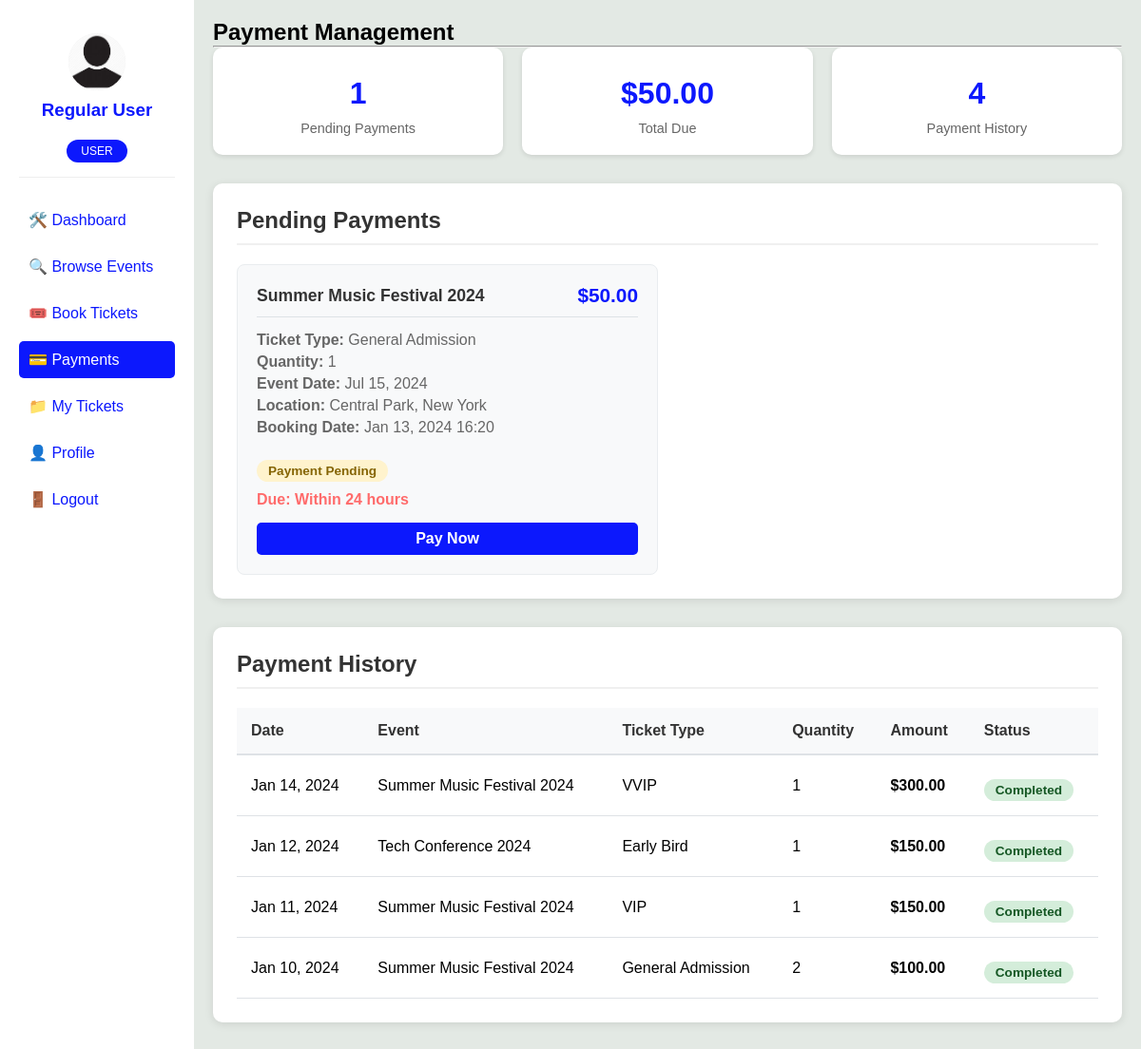
/user/ticket.php (signed in), run on the app's committed database.
### tables this page shows
CREATE TABLE IF NOT EXISTS `ticket_sales` (
  `sale_id` int(11) NOT NULL AUTO_INCREMENT,
  `ticket_id` int(11) NOT NULL,
  `user_id` int(11) DEFAULT NULL,
  `quantity` int(11) NOT NULL,
  `total_amount` decimal(10,2) NOT NULL,
  `sale_date` timestamp DEFAULT CURRENT_TIMESTAMP,
  `payment_status` enum('pending','completed','failed') DEFAULT 'pending',
  PRIMARY KEY (`sale_id`),
  KEY `ticket_id` (`ticket_id`),
  KEY `user_id` (`user_id`),
  KEY `sale_date` (`sale_date`),
  KEY `payment_status` (`payment_status`)
);

CREATE TABLE IF NOT EXISTS `events` (
  `id` int(11) NOT NULL AUTO_INCREMENT,
  `organizer_id` int(11) NOT NULL,
  `event_name` varchar(200) NOT NULL,
  `event_date` date NOT NULL,
  `event_time` time NOT NULL,
  `event_location` varchar(255) NOT NULL,
  `event_category` varchar(50) DEFAULT NULL,
  `ticket_price` decimal(10,2) NOT NULL,
  `total_tickets` int(11) NOT NULL,
  `event_description` text DEFAULT NULL,
  `created_at` timestamp DEFAULT CURRENT_TIMESTAMP,
  PRIMARY KEY (`id`),
  KEY `organizer_id` (`organizer_id`),
  KEY `event_date` (`event_date`)
);

CREATE TABLE IF NOT EXISTS `tickets` (
  `ticket_id` int(11) NOT NULL AUTO_INCREMENT,
  `event_id` int(11) NOT NULL,
  `ticket_type` varchar(50) NOT NULL,
  `price` decimal(10,2) NOT NULL,
  `total_quantity` int(11) NOT NULL,
  `available_quantity` int(11) NOT NULL,
  `sold_quantity` int(11) DEFAULT 0,
  `seat_layout` text DEFAULT NULL,
  `description` text DEFAULT NULL,
  `created_at` timestamp DEFAULT CURRENT_TIMESTAMP,
  PRIMARY KEY (`ticket_id`),
  KEY `event_id` (`event_id`),
  KEY `ticket_type` (`ticket_type`)
);

### config.php (called while the page is built, shortened)
<?php
try {
    $conn = new mysqli(DB_HOST, DB_USER, DB_PASS, DB_NAME);
} catch(Exception $e) {
    die("Connection failed: " . $e->getMessage());
}
function executeQuery($sql, $params = [], $types = "") {
    global $conn;
    $stmt = $conn->prepare($sql);
    if (!empty($params)) {
        $stmt->bind_param($types, ...$params);
    }
    $stmt->execute();
    return $stmt;
}
function fetchAll($sql, $params = [], $types = "") {
    $stmt = executeQuery($sql, $params, $types);
    $result = $stmt->get_result();
    $rows = [];
    while ($row = $result->fetch_assoc()) {
        $rows[] = $row;
    }
    return $rows;
}
?>

### user/ticket.php (the view, shortened to what this page needs)
<?php
require_once '../config.php';
$user_id = $_SESSION['user_id'];
$pending_payments = fetchAll("
    SELECT
        ts.sale_id,
        ts.quantity,
        ts.total_amount,
        ts.sale_date,
        t.ticket_type,
        e.event_name,
        e.event_date,
        e.event_time,
        e.event_location
    FROM ticket_sales ts
    JOIN tickets t ON ts.ticket_id = t.ticket_id
    JOIN events e ON t.event_id = e.id
    WHERE ts.user_id = ? AND ts.payment_status = 'pending'
    ORDER BY ts.sale_date DESC
", [$user_id], "i");
$payment_history = fetchAll("
    SELECT
        ts.sale_id,
        ts.quantity,
        ts.total_amount,
        ts.sale_date,
        ts.payment_status,
        t.ticket_type,
        e.event_name,
        e.event_date
    FROM ticket_sales ts
    JOIN tickets t ON ts.ticket_id = t.ticket_id
    JOIN events e ON t.event_id = e.id
    WHERE ts.user_id = ? AND ts.payment_status IN ('completed', 'failed')
    ORDER BY ts.sale_date DESC
    LIMIT 20
", [$user_id], "i");
?>
<!DOCTYPE html>
<html lang="en">
<head>
</head>
<body>
    <main>
        <aside>
            <div class="profile">
                <div class="img">
                    <img src="../img/pro.jpg" alt="<?php echo htmlspecialchars($_SESSION['full_name'] ?? 'User'); ?>">
                </div>
                <h3><?php echo htmlspecialchars($_SESSION['full_name'] ?? $_SESSION['username']); ?></h3>
                <div class="ro">USER</div>
            </div>
            <div class="roles">
                <a href="user_dash.php">🛠️ Dashboard</a>
                <a href="browse.php">🔍 Browse Events</a>
                <a href="book.php">🎟️ Book Tickets</a>
                <a href="ticket.php" class="act">💳 Payments</a>
                <a href="payment.php">📁 My Tickets</a>
                <a href="profile.php">👤 Profile</a>
                <a href="../logout.php">🚪 Logout</a>
            </div>
        </aside>
        <section>
            <div class="payments-container">
                <h1>Payment Management</h1>
                <hr>
                <div class="payment-summary">
                    <div class="summary-card">
                        <div class="summary-value"><?php echo count($pending_payments); ?></div>
                        <div class="summary-label">Pending Payments</div>
                    </div>
                    <div class="summary-card">
                        <?php
                        $total_pending = array_sum(array_column($pending_payments, 'total_amount'));
                        ?>
                        <div class="summary-value">$<?php echo number_format($total_pending, 2); ?></div>
                        <div class="summary-label">Total Due</div>
                    </div>
                    <div class="summary-card">
                        <div class="summary-value"><?php echo count($payment_history); ?></div>
                        <div class="summary-label">Payment History</div>
                    </div>
                </div>
                <div class="payment-section">
                    <h2 class="section-title">Pending Payments</h2>
                    <?php if (!empty($pending_payments)): ?>
                        <div class="payment-cards">
                            <?php foreach ($pending_payments as $payment): ?>
                                <div class="payment-card">
                                    <div class="payment-header">
                                        <div class="payment-title"><?php echo htmlspecialchars($payment['event_name']); ?></div>
                                        <div class="payment-amount">$<?php echo number_format($payment['total_amount'], 2); ?></div>
                                    </div>
                                    <div class="payment-details">
                                        <p><strong>Ticket Type:</strong> <?php echo htmlspecialchars($payment['ticket_type']); ?></p>
                                        <p><strong>Quantity:</strong> <?php echo $payment['quantity']; ?></p>
                                        <p><strong>Event Date:</strong> <?php echo date('M d, Y', strtotime($payment['event_date'])); ?></p>
                                        <p><strong>Location:</strong> <?php echo htmlspecialchars($payment['event_location']); ?></p>
                                        <p><strong>Booking Date:</strong> <?php echo date('M d, Y H:i', strtotime($payment['sale_date'])); ?></p>
                                    </div>
                                    <span class="status-badge status-pending">Payment Pending</span>
                                    <div class="due-date">Due: Within 24 hours</div>
                                    <a href="ticket.php?pay=<?php echo $payment['sale_id']; ?>" class="btn btn-primary" style="margin-top: 15px; display: block; text-align: center;">
                                        Pay Now
                                    </a>
                                </div>
                            <?php endforeach; ?>
                        </div>
                    <?php endif; ?>
                </div>
                <div class="payment-section">
                    <h2 class="section-title">Payment History</h2>
                    <?php if (!empty($payment_history)): ?>
                        <table class="table">
                            <thead>
                                <tr>
                                    <th>Date</th>
                                    <th>Event</th>
                                    <th>Ticket Type</th>
                                    <th>Quantity</th>
                                    <th>Amount</th>
                                    <th>Status</th>
                                </tr>
                            </thead>
                            <tbody>
                                <?php foreach ($payment_history as $payment): ?>
                                    <tr>
                                        <td><?php echo date('M d, Y', strtotime($payment['sale_date'])); ?></td>
                                        <td><?php echo htmlspecialchars($payment['event_name']); ?></td>
                                        <td><?php echo htmlspecialchars($payment['ticket_type']); ?></td>
                                        <td><?php echo $payment['quantity']; ?></td>
                                        <td><strong>$<?php echo number_format($payment['total_amount'], 2); ?></strong></td>
                                        <td>
                                            <span class="status-badge status-<?php echo $payment['payment_status']; ?>">
                                                <?php echo ucfirst($payment['payment_status']); ?>
                                            </span>
                                        </td>
                                    </tr>
                                <?php endforeach; ?>
                            </tbody>
                        </table>
                    <?php endif; ?>
                </div>
            </div>
        </section>
    </main>
</body>
</html>

### user/ticket.php (style rules this page uses)
* { margin: 0; padding: 0; box-sizing: border-box; }
body { height: 100vh; width: 100vw; background: #e3e9e4; font-family: Arial, sans-serif; }
main { display: flex; }
aside { width: 17%; padding: 20px; background: #fff; min-height: 100vh; position: fixed; height: 100%; }
section { width: 83%; margin-left: 17%; padding: 20px; }
.roles { display: flex; flex-direction: column; }
.roles a { text-decoration: none; color: #0c18fd; padding: 10px; margin: 5px 0; border-radius: 5px; transition: all 0.3s; }
.profile { text-align: center; margin-bottom: 20px; padding: 15px; border-bottom: 1px solid #eee; }
.profile h3 { color: #0c18fd; margin: 10px 0; }
.img { width: 60px; height: 60px; border-radius: 50%; margin: 0 auto 10px; overflow: hidden; background: #f0f0f0; display: flex; align-items: center; justify-content: center; }
.img img { width: 100%; height: 100%; object-fit: cover; }
.ro { background: #0c18fd; color: #fff; padding: 5px 15px; border-radius: 20px; display: inline-block; font-size: 12px; margin-top: 10px; }
.act { background: #0c18fd !important; color: #fff !important; }
.payments-container { max-width: 1000px; margin: 0 auto; }
.payment-section { background: white; border-radius: 10px; padding: 25px; margin-bottom: 30px; box-shadow: 0 2px 10px rgba(0,0,0,0.1); }
.section-title { font-size: 1.5em; margin-bottom: 20px; color: #333; padding-bottom: 10px; border-bottom: 2px solid #f0f0f0; }
.payment-cards { display: grid; grid-template-columns: repeat(auto-fill, minmax(300px, 1fr)); gap: 20px; margin-top: 20px; }
.payment-card { background: #f8f9fa; border-radius: 8px; padding: 20px; border: 1px solid #e9ecef; transition: all 0.3s; }
.payment-header { display: flex; justify-content: space-between; align-items: center; margin-bottom: 15px; padding-bottom: 10px; border-bottom: 1px solid #dee2e6; }
.payment-title { font-size: 1.1em; font-weight: bold; color: #333; }
.payment-amount { font-size: 1.3em; font-weight: bold; color: #0c18fd; }
.payment-details { color: #666; margin-bottom: 15px; }
.payment-details p { margin: 5px 0; }
.status-badge { display: inline-block; padding: 4px 12px; border-radius: 20px; font-size: 0.85em; font-weight: bold; margin-top: 10px; }
.status-pending { background: #fff3cd; color: #856404; }
.status-completed { background: #d4edda; color: #155724; }
.btn { padding: 8px 20px; border: none; border-radius: 5px; cursor: pointer; text-decoration: none; display: inline-block; font-weight: bold; transition: all 0.3s; }
.btn-primary { background: #0c18fd; color: white; }
.table { width: 100%; border-collapse: collapse; margin-top: 20px; }
.table th { background: #f8f9fa; padding: 15px; text-align: left; font-weight: bold; color: #333; border-bottom: 2px solid #dee2e6; }
.table td { padding: 15px; border-bottom: 1px solid #dee2e6; }
.payment-summary { display: grid; grid-template-columns: repeat(auto-fit, minmax(200px, 1fr)); gap: 20px; margin-bottom: 30px; }
.summary-card { background: white; padding: 20px; border-radius: 10px; text-align: center; box-shadow: 0 2px 5px rgba(0,0,0,0.1); }
.summary-value { font-size: 2em; font-weight: bold; color: #0c18fd; margin: 10px 0; }
.summary-label { color: #666; font-size: 0.9em; }
.due-date { color: #ff6b6b; font-weight: bold; margin-top: 10px; }

### data on the page
ticket_sales: events.event_name "Summer Music Festival 2024", total_amount "50.00", ticket.ticket_type "General Admission", quantity "1", events.event_date "Jul 15, 2024", events.event_location "Central Park, New York", sale_date "Jan 13, 2024 16:20"
ticket_sales: sale_date "Jan 14, 2024", events.event_name "Summer Music Festival 2024", ticket.ticket_type "VVIP", quantity "1", total_amount "300.00", payment_status "Completed"
ticket_sales: sale_date "Jan 12, 2024", events.event_name "Tech Conference 2024", ticket.ticket_type "Early Bird", quantity "1", total_amount "150.00", payment_status "Completed"
ticket_sales: sale_date "Jan 11, 2024", events.event_name "Summer Music Festival 2024", ticket.ticket_type "VIP", quantity "1", total_amount "150.00", payment_status "Completed"
ticket_sales: sale_date "Jan 10, 2024", events.event_name "Summer Music Festival 2024", ticket.ticket_type "General Admission", quantity "2", total_amount "100.00", payment_status "Completed"

### other printed values
$_SESSION['full_name'] "Regular User"
count($pending_payments) "1"
$total_pending "50.00"
count($payment_history) "4"
